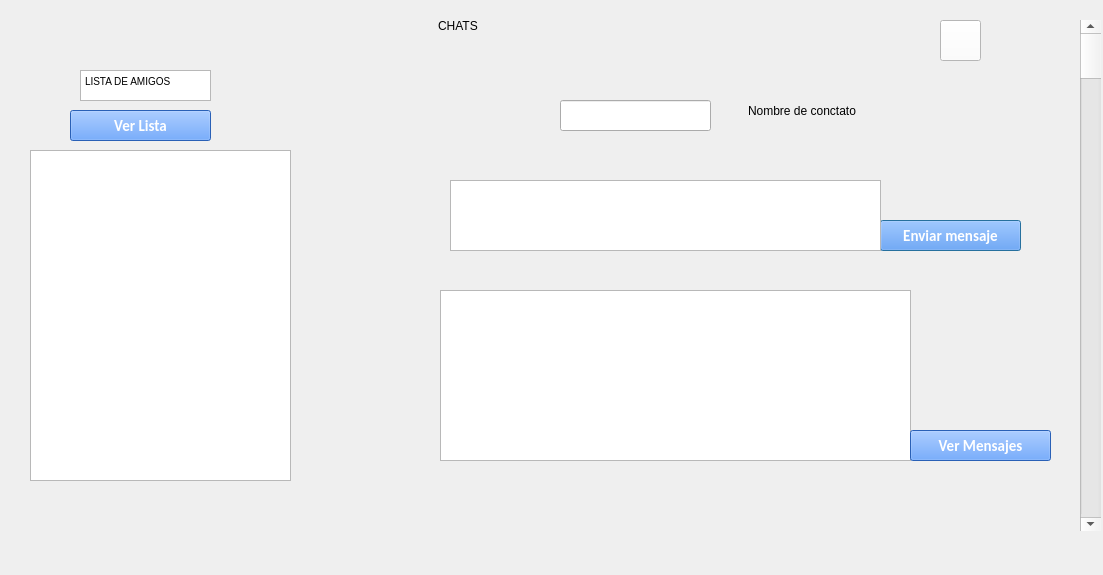
<?xml version="1.0" encoding="UTF-8"?>
<ui version="4.0">
 <class>message</class>
 <widget class="QDialog" name="message">
  <property name="geometry">
   <rect>
    <x>0</x>
    <y>0</y>
    <width>1103</width>
    <height>575</height>
   </rect>
  </property>
  <property name="windowTitle">
   <string>Dialog</string>
  </property>
  <widget class="QLabel" name="label_3">
   <property name="geometry">
    <rect>
     <x>100</x>
     <y>70</y>
     <width>21</width>
     <height>20</height>
    </rect>
   </property>
   <property name="text">
    <string/>
   </property>
   <property name="pixmap">
    <pixmap>../../../../User/OneDrive/Desktop/imagenes/57477.png</pixmap>
   </property>
   <property name="scaledContents">
    <bool>true</bool>
   </property>
  </widget>
  <widget class="QLabel" name="label_2">
   <property name="geometry">
    <rect>
     <x>20</x>
     <y>30</y>
     <width>61</width>
     <height>61</height>
    </rect>
   </property>
   <property name="text">
    <string/>
   </property>
   <property name="pixmap">
    <pixmap>../../../../User/OneDrive/Desktop/imagenes/perfil.jpg</pixmap>
   </property>
   <property name="scaledContents">
    <bool>true</bool>
   </property>
  </widget>
  <widget class="QScrollBar" name="verticalScrollBar">
   <property name="geometry">
    <rect>
     <x>1080</x>
     <y>20</y>
     <width>21</width>
     <height>511</height>
    </rect>
   </property>
   <property name="orientation">
    <enum>Qt::Vertical</enum>
   </property>
  </widget>
  <widget class="QPushButton" name="BT_EnviarMensaje">
   <property name="geometry">
    <rect>
     <x>880</x>
     <y>220</y>
     <width>141</width>
     <height>31</height>
    </rect>
   </property>
   <property name="font">
    <font>
     <family>Calibri</family>
     <pointsize>11</pointsize>
     <weight>75</weight>
     <bold>true</bold>
    </font>
   </property>
   <property name="contextMenuPolicy">
    <enum>Qt::DefaultContextMenu</enum>
   </property>
   <property name="styleSheet">
    <string notr="true">QPushButton{
	background-color: #3A86FF;
	color: #FFFFFF;
}</string>
   </property>
   <property name="text">
    <string>Enviar mensaje</string>
   </property>
  </widget>
  <widget class="QPushButton" name="MessageButton">
   <property name="geometry">
    <rect>
     <x>940</x>
     <y>20</y>
     <width>41</width>
     <height>41</height>
    </rect>
   </property>
   <property name="styleSheet">
    <string notr="true">QPushButton{
	background-color: #FFFFFF;
}</string>
   </property>
   <property name="text">
    <string/>
   </property>
  </widget>
  <widget class="QLabel" name="label">
   <property name="geometry">
    <rect>
     <x>430</x>
     <y>10</y>
     <width>91</width>
     <height>31</height>
    </rect>
   </property>
   <property name="styleSheet">
    <string notr="true">QLabel{
	font: 12pt &quot;CHICKEN Pie&quot;;
	border: 5px;
	padding: 5px;
	
}</string>
   </property>
   <property name="text">
    <string>CHATS </string>
   </property>
  </widget>
  <widget class="QTextEdit" name="txt_ListaAmigos">
   <property name="geometry">
    <rect>
     <x>30</x>
     <y>150</y>
     <width>261</width>
     <height>331</height>
    </rect>
   </property>
  </widget>
  <widget class="QPushButton" name="BT_VerListaAmigos">
   <property name="geometry">
    <rect>
     <x>70</x>
     <y>110</y>
     <width>141</width>
     <height>31</height>
    </rect>
   </property>
   <property name="font">
    <font>
     <family>Calibri</family>
     <pointsize>11</pointsize>
     <weight>75</weight>
     <bold>true</bold>
    </font>
   </property>
   <property name="contextMenuPolicy">
    <enum>Qt::DefaultContextMenu</enum>
   </property>
   <property name="styleSheet">
    <string notr="true">QPushButton{
	background-color: #3A86FF;
	color: #FFFFFF;
}</string>
   </property>
   <property name="text">
    <string>Ver Lista</string>
   </property>
  </widget>
  <widget class="QTextEdit" name="textEdit_4">
   <property name="geometry">
    <rect>
     <x>80</x>
     <y>70</y>
     <width>131</width>
     <height>31</height>
    </rect>
   </property>
   <property name="html">
    <string>&lt;!DOCTYPE HTML PUBLIC &quot;-//W3C//DTD HTML 4.0//EN&quot; &quot;http://www.w3.org/TR/REC-html40/strict.dtd&quot;&gt;
&lt;html&gt;&lt;head&gt;&lt;meta name=&quot;qrichtext&quot; content=&quot;1&quot; /&gt;&lt;style type=&quot;text/css&quot;&gt;
p, li { white-space: pre-wrap; }
&lt;/style&gt;&lt;/head&gt;&lt;body style=&quot; font-family:'MS Shell Dlg 2'; font-size:7.8pt; font-weight:400; font-style:normal;&quot;&gt;
&lt;p style=&quot; margin-top:0px; margin-bottom:0px; margin-left:0px; margin-right:0px; -qt-block-indent:0; text-indent:0px;&quot;&gt;LISTA DE AMIGOS&lt;/p&gt;&lt;/body&gt;&lt;/html&gt;</string>
   </property>
  </widget>
  <widget class="QLineEdit" name="txt_NombreMensaje">
   <property name="geometry">
    <rect>
     <x>560</x>
     <y>100</y>
     <width>151</width>
     <height>31</height>
    </rect>
   </property>
  </widget>
  <widget class="QTextEdit" name="txt_EnviarMensaje">
   <property name="geometry">
    <rect>
     <x>450</x>
     <y>180</y>
     <width>431</width>
     <height>71</height>
    </rect>
   </property>
  </widget>
  <widget class="QTextEdit" name="txt_VerMensajes">
   <property name="geometry">
    <rect>
     <x>440</x>
     <y>290</y>
     <width>471</width>
     <height>171</height>
    </rect>
   </property>
  </widget>
  <widget class="QLabel" name="label_4">
   <property name="geometry">
    <rect>
     <x>740</x>
     <y>90</y>
     <width>211</width>
     <height>41</height>
    </rect>
   </property>
   <property name="styleSheet">
    <string notr="true">QLabel{
	font: 12pt &quot;CHICKEN Pie&quot;;
	border: 5px;
	padding: 5px;
	
}</string>
   </property>
   <property name="text">
    <string>Nombre de conctato</string>
   </property>
  </widget>
  <widget class="QPushButton" name="BT_VerMensaje">
   <property name="geometry">
    <rect>
     <x>910</x>
     <y>430</y>
     <width>141</width>
     <height>31</height>
    </rect>
   </property>
   <property name="font">
    <font>
     <family>Calibri</family>
     <pointsize>11</pointsize>
     <weight>75</weight>
     <bold>true</bold>
    </font>
   </property>
   <property name="contextMenuPolicy">
    <enum>Qt::DefaultContextMenu</enum>
   </property>
   <property name="styleSheet">
    <string notr="true">QPushButton{
	background-color: #3A86FF;
	color: #FFFFFF;
}</string>
   </property>
   <property name="text">
    <string>Ver Mensajes</string>
   </property>
  </widget>
 </widget>
 <resources/>
 <connections/>
</ui>
